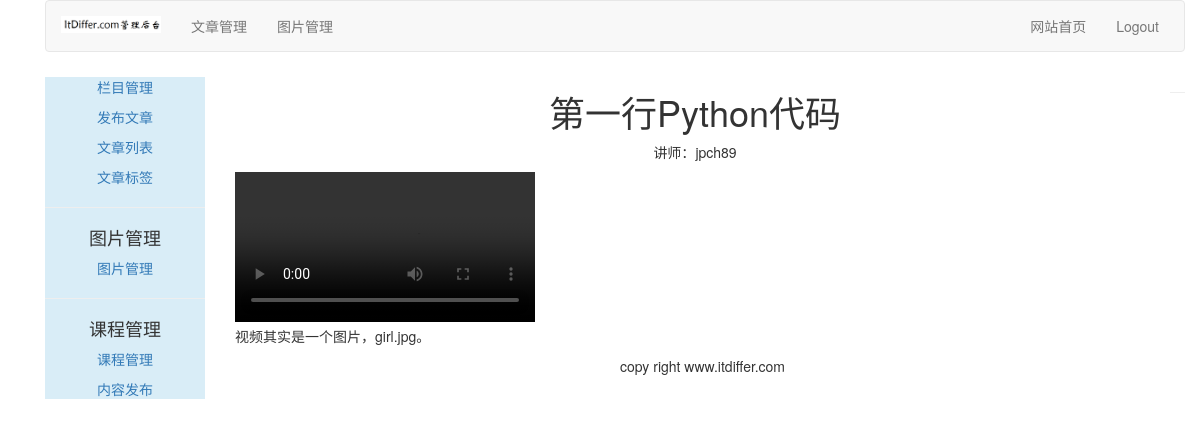
The app's page /course/detail-lesson/1/ with its own data.
### course/models.py (models this page shows, shortened)
class Lesson(models.Model):
    user = models.ForeignKey(User, on_delete=models.CASCADE, related_name='lesson_user')
    course = models.ForeignKey(Course, on_delete=models.CASCADE, related_name='lesson')
    title = models.CharField(max_length=200)
    description = models.TextField(blank=True)
    created = models.DateTimeField(auto_now_add=True)
    video = models.FileField(upload_to=user_directory_path)
    attach = models.FileField(blank=True, upload_to=user_directory_path)
    order = OrderField(blank=True, for_fields=['course'])
    class Meta:
        ordering = ['order']

### course/views.py (the view)
# urls.py: path('detail-lesson/<int:lesson_id>/', DetailLessonView.as_view(), name='detail_lesson'),
class DetailLessonView(LoginRequiredMixin, TemplateResponseMixin, View):
    login_url = '/account/login/'
    template_name = 'course/manage/detail_lesson.html'
    def get(self, request, lesson_id):
        lesson = get_object_or_404(Lesson, id=lesson_id)
        return self.render_to_response({'lesson': lesson})

### templates/course/manage/detail_lesson.html (shortened to what this page needs)
{% extends "article/base.html" %}
{% block content %}
<div>
  <div class="text-center">
    <h1>{{ lesson.title }}</h1>
    <p>讲师：{{ lesson.user.username }}</p>
  </div>
  <div>
    {% if lesson.video %}
      <video src="{{ lesson.video.url }}" controls="controls" class="text-center"></video>
    {% else %}
      <p class="text-center">There is not video lesson.</p>
    {% endif %}
  </div>
  <div>
    {% if lesson.description %}
    <p>{{ lesson.description }}</p>
    {% endif %}
  </div>
</div>
{% endblock content %}

### records on screen
Lesson: title "第一行Python代码", user.username "jpch89", description "视频其实是一个图片，girl.jpg。"
